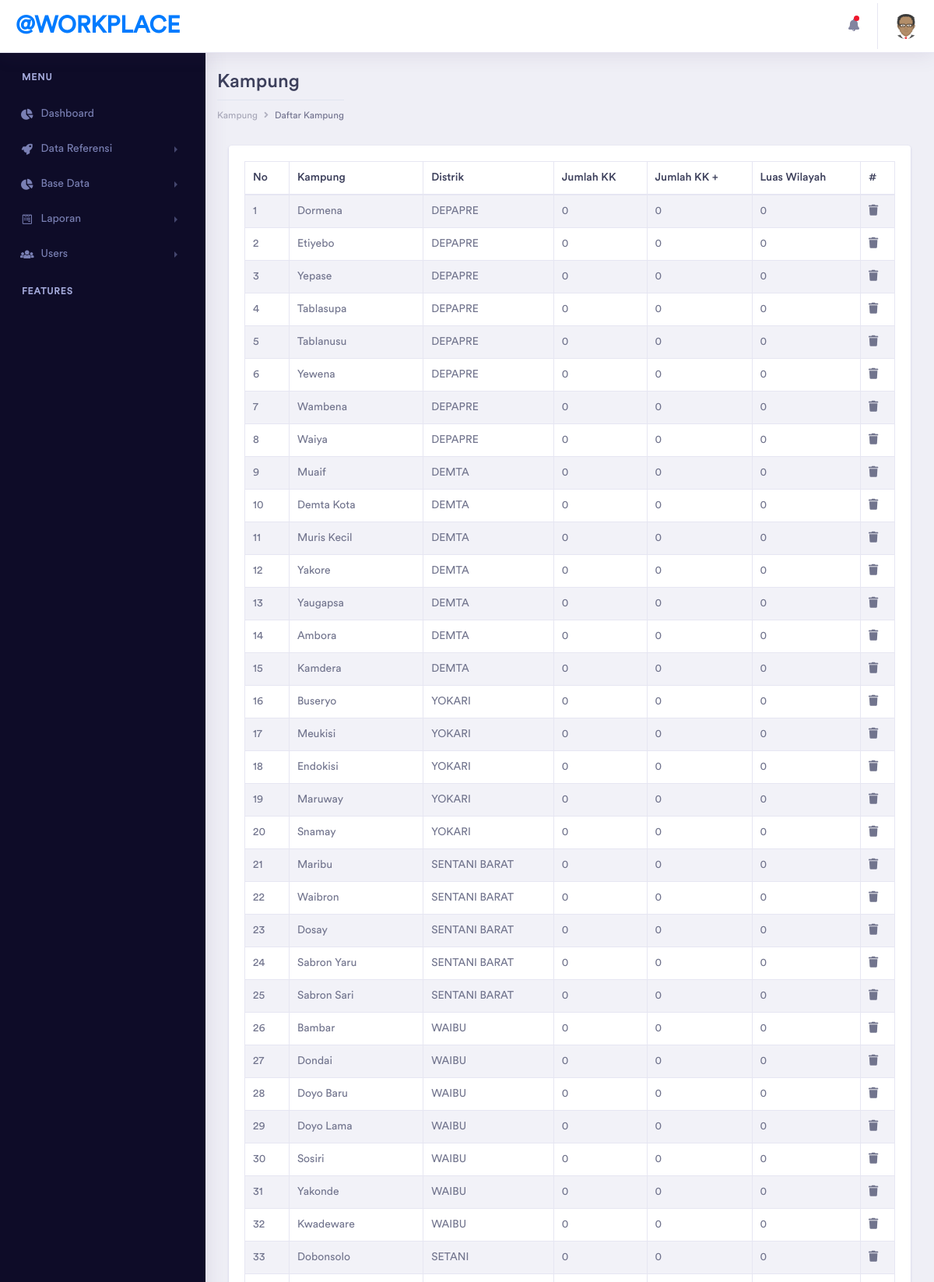
The app's page /index.php/admin/Kampung (upper part) with its own data.
### tables this page shows
CREATE TABLE `tb_kampung` (
  `id_kampung` int(5) NOT NULL,
  `id_distrik` int(5) NOT NULL,
  `nama_kampung` varchar(50) NOT NULL,
  `jumlah_kk` decimal(10,0) NOT NULL,
  `kk_tambahan` decimal(10,0) NOT NULL,
  `luas_wilayah` decimal(14,0) NOT NULL
);

CREATE TABLE `tb_distrik` (
  `id_distrik` int(5) NOT NULL,
  `nama_distrik` varchar(50) NOT NULL
);

### application/libraries/Template.php (called while the page is built, shortened)
<?php
class Template {
		var $template_data = array();
		function set($name, $value)
		{
			$this->template_data[$name] = $value;
		}
		function load($template = '', $view = '' , $view_data = array(), $return = FALSE)
		{
			$this->CI =& get_instance();
			$this->set('contents', $this->CI->load->view($view, $view_data, TRUE));
			return $this->CI->load->view($template, $this->template_data, $return);
		}
}

### application/controllers/Admin.php (called while the page is built, shortened)
<?php
class Admin extends CI_Controller{
  public function Kampung()
  {
    $data['title'] = 'Daftar Nama Kampung';
    $data['result'] = $this->M_kampung->tampil_kampung();
    $this->template->load('MasterAdmin','admin/kampung',$data);
  }
}

### index.php (called while the page is built, shortened)
<?php
require_once BASEPATH.'core/CodeIgniter.php';

### application/models/M_kampung.php (called while the page is built, shortened)
<?php
class M_kampung extends CI_Model{
  function tampil_kampung()
  {
    $this->db->join('tb_distrik', 'tb_distrik.id_distrik = tb_kampung.id_distrik', 'left');
		$this->db->order_by('tb_kampung.id_distrik', 'asc');
    return $this->db->get('tb_kampung')->result();
  }
}

### application/views/admin/kampung.php (the view, shortened to what this page needs)
<div class="row">
  <div class="col-xl-12 col-lg-12 col-md-12 col-sm-12 col-12">
    <div class="page-header">
      <h2 class="pageheader-title">Kampung </h2>
      <div class="page-breadcrumb">
        <nav aria-label="breadcrumb">
          <ol class="breadcrumb">
            <li class="breadcrumb-item"><a href="#" class="breadcrumb-link">Kampung</a></li>
            <li class="breadcrumb-item active" aria-current="page">Daftar Kampung</li>
          </ol>
        </nav>
      </div>
    </div>
  </div>
</div>
<div class="col-xl-12 col-lg-12 col-md-12 col-sm-12 col-12">
  <div class="card">
    <div class="card-body">
      <div class="table-responsive">
        <table class="table table-bordered table-striped">
          <thead>
            <tr class="center">
              <th>No</th>
              <th>Kampung</th>
              <th>Distrik</th>
              <th>Jumlah KK</th>
              <th>Jumlah KK +</th>
              <th>Luas Wilayah</th>
              <th>#</th>
            </tr>
          </thead>
          <tbody>
            <?php
            $no = 1;
            foreach($result as $item){?>
              <tr class="center">
                <td><?php echo $no++ ?></td>
                <td><?php echo $item->nama_kampung ?></td>
                <td><?php echo $item->nama_distrik ?></td>
                <td><?php echo $item->jumlah_kk ?></td>
                <td><?php echo $item->kk_tambahan ?></td>
                <td><?php echo $item->luas_wilayah ?></td>
                <td>
                  <a href="#" onclick="return confirm('Anda Yakin Ingin Menghapusnya ?')" class="fa fa-trash" data-toggle="tooltip" data-placement="bottom" title="Hapus"></a>
                </td>
              </tr>
            <?php }
            ?>
          </tbody>
        </table>
      </div>
    </div>
  </div>
</div>

### records on screen
tb_kampung: nama_kampung "Dormena", id_distrik.nama_distrik "DEPAPRE", jumlah_kk "0", kk_tambahan "0", luas_wilayah "0"
tb_kampung: nama_kampung "Etiyebo", id_distrik.nama_distrik "DEPAPRE", jumlah_kk "0", kk_tambahan "0", luas_wilayah "0"
tb_kampung: nama_kampung "Yepase", id_distrik.nama_distrik "DEPAPRE", jumlah_kk "0", kk_tambahan "0", luas_wilayah "0"
tb_kampung: nama_kampung "Tablasupa", id_distrik.nama_distrik "DEPAPRE", jumlah_kk "0", kk_tambahan "0", luas_wilayah "0"
tb_kampung: nama_kampung "Tablanusu", id_distrik.nama_distrik "DEPAPRE", jumlah_kk "0", kk_tambahan "0", luas_wilayah "0"
tb_kampung: nama_kampung "Yewena", id_distrik.nama_distrik "DEPAPRE", jumlah_kk "0", kk_tambahan "0", luas_wilayah "0"
tb_kampung: nama_kampung "Wambena", id_distrik.nama_distrik "DEPAPRE", jumlah_kk "0", kk_tambahan "0", luas_wilayah "0"
tb_kampung: nama_kampung "Waiya", id_distrik.nama_distrik "DEPAPRE", jumlah_kk "0", kk_tambahan "0", luas_wilayah "0"
tb_kampung: nama_kampung "Muaif", id_distrik.nama_distrik "DEMTA", jumlah_kk "0", kk_tambahan "0", luas_wilayah "0"
tb_kampung: nama_kampung "Demta Kota", id_distrik.nama_distrik "DEMTA", jumlah_kk "0", kk_tambahan "0", luas_wilayah "0"
tb_kampung: nama_kampung "Muris Kecil", id_distrik.nama_distrik "DEMTA", jumlah_kk "0", kk_tambahan "0", luas_wilayah "0"
tb_kampung: nama_kampung "Yakore", id_distrik.nama_distrik "DEMTA", jumlah_kk "0", kk_tambahan "0", luas_wilayah "0"
tb_kampung: nama_kampung "Yaugapsa", id_distrik.nama_distrik "DEMTA", jumlah_kk "0", kk_tambahan "0", luas_wilayah "0"
tb_kampung: nama_kampung "Ambora", id_distrik.nama_distrik "DEMTA", jumlah_kk "0", kk_tambahan "0", luas_wilayah "0"
tb_kampung: nama_kampung "Kamdera", id_distrik.nama_distrik "DEMTA", jumlah_kk "0", kk_tambahan "0", luas_wilayah "0"
tb_kampung: nama_kampung "Buseryo", id_distrik.nama_distrik "YOKARI", jumlah_kk "0", kk_tambahan "0", luas_wilayah "0"
tb_kampung: nama_kampung "Meukisi", id_distrik.nama_distrik "YOKARI", jumlah_kk "0", kk_tambahan "0", luas_wilayah "0"
tb_kampung: nama_kampung "Endokisi", id_distrik.nama_distrik "YOKARI", jumlah_kk "0", kk_tambahan "0", luas_wilayah "0"
tb_kampung: nama_kampung "Maruway", id_distrik.nama_distrik "YOKARI", jumlah_kk "0", kk_tambahan "0", luas_wilayah "0"
tb_kampung: nama_kampung "Snamay", id_distrik.nama_distrik "YOKARI", jumlah_kk "0", kk_tambahan "0", luas_wilayah "0"
tb_kampung: nama_kampung "Maribu", id_distrik.nama_distrik "SENTANI BARAT", jumlah_kk "0", kk_tambahan "0", luas_wilayah "0"
tb_kampung: nama_kampung "Waibron", id_distrik.nama_distrik "SENTANI BARAT", jumlah_kk "0", kk_tambahan "0", luas_wilayah "0"
tb_kampung: nama_kampung "Dosay", id_distrik.nama_distrik "SENTANI BARAT", jumlah_kk "0", kk_tambahan "0", luas_wilayah "0"
tb_kampung: nama_kampung "Sabron Yaru", id_distrik.nama_distrik "SENTANI BARAT", jumlah_kk "0", kk_tambahan "0", luas_wilayah "0"
tb_kampung: nama_kampung "Sabron Sari", id_distrik.nama_distrik "SENTANI BARAT", jumlah_kk "0", kk_tambahan "0", luas_wilayah "0"
tb_kampung: nama_kampung "Bambar", id_distrik.nama_distrik "WAIBU", jumlah_kk "0", kk_tambahan "0", luas_wilayah "0"
tb_kampung: nama_kampung "Dondai", id_distrik.nama_distrik "WAIBU", jumlah_kk "0", kk_tambahan "0", luas_wilayah "0"
tb_kampung: nama_kampung "Doyo Baru", id_distrik.nama_distrik "WAIBU", jumlah_kk "0", kk_tambahan "0", luas_wilayah "0"
tb_kampung: nama_kampung "Doyo Lama", id_distrik.nama_distrik "WAIBU", jumlah_kk "0", kk_tambahan "0", luas_wilayah "0"
tb_kampung: nama_kampung "Sosiri", id_distrik.nama_distrik "WAIBU", jumlah_kk "0", kk_tambahan "0", luas_wilayah "0"
tb_kampung: nama_kampung "Yakonde", id_distrik.nama_distrik "WAIBU", jumlah_kk "0", kk_tambahan "0", luas_wilayah "0"
tb_kampung: nama_kampung "Kwadeware", id_distrik.nama_distrik "WAIBU", jumlah_kk "0", kk_tambahan "0", luas_wilayah "0"
tb_kampung: nama_kampung "Dobonsolo", id_distrik.nama_distrik "SETANI", jumlah_kk "0", kk_tambahan "0", luas_wilayah "0"
